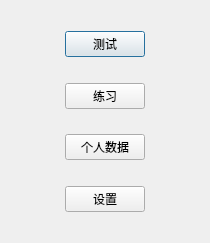
<?xml version="1.0" encoding="UTF-8"?>
<ui version="4.0">
 <class>Setup</class>
 <widget class="QDialog" name="Setup">
  <property name="geometry">
   <rect>
    <x>0</x>
    <y>0</y>
    <width>210</width>
    <height>243</height>
   </rect>
  </property>
  <property name="windowTitle">
   <string>公考</string>
  </property>
  <layout class="QVBoxLayout" name="verticalLayout_2">
   <item>
    <layout class="QHBoxLayout" name="horizontalLayout">
     <item>
      <spacer name="horizontalSpacer">
       <property name="orientation">
        <enum>Qt::Horizontal</enum>
       </property>
       <property name="sizeHint" stdset="0">
        <size>
         <width>40</width>
         <height>20</height>
        </size>
       </property>
      </spacer>
     </item>
     <item>
      <layout class="QVBoxLayout" name="verticalLayout">
       <item>
        <spacer name="verticalSpacer_4">
         <property name="orientation">
          <enum>Qt::Vertical</enum>
         </property>
         <property name="sizeHint" stdset="0">
          <size>
           <width>20</width>
           <height>18</height>
          </size>
         </property>
        </spacer>
       </item>
       <item>
        <widget class="QPushButton" name="pushButtonQuery">
         <property name="text">
          <string>测试</string>
         </property>
        </widget>
       </item>
       <item>
        <spacer name="verticalSpacer">
         <property name="orientation">
          <enum>Qt::Vertical</enum>
         </property>
         <property name="sizeHint" stdset="0">
          <size>
           <width>20</width>
           <height>18</height>
          </size>
         </property>
        </spacer>
       </item>
       <item>
        <widget class="QPushButton" name="pushButtonPractice">
         <property name="text">
          <string>练习</string>
         </property>
        </widget>
       </item>
       <item>
        <spacer name="verticalSpacer_2">
         <property name="orientation">
          <enum>Qt::Vertical</enum>
         </property>
         <property name="sizeHint" stdset="0">
          <size>
           <width>20</width>
           <height>18</height>
          </size>
         </property>
        </spacer>
       </item>
       <item>
        <widget class="QPushButton" name="pushButtonProfile">
         <property name="text">
          <string>个人数据</string>
         </property>
        </widget>
       </item>
       <item>
        <spacer name="verticalSpacer_3">
         <property name="orientation">
          <enum>Qt::Vertical</enum>
         </property>
         <property name="sizeHint" stdset="0">
          <size>
           <width>20</width>
           <height>18</height>
          </size>
         </property>
        </spacer>
       </item>
       <item>
        <widget class="QPushButton" name="pushButtonSetup">
         <property name="text">
          <string>设置</string>
         </property>
        </widget>
       </item>
       <item>
        <spacer name="verticalSpacer_5">
         <property name="orientation">
          <enum>Qt::Vertical</enum>
         </property>
         <property name="sizeHint" stdset="0">
          <size>
           <width>20</width>
           <height>18</height>
          </size>
         </property>
        </spacer>
       </item>
      </layout>
     </item>
     <item>
      <spacer name="horizontalSpacer_2">
       <property name="orientation">
        <enum>Qt::Horizontal</enum>
       </property>
       <property name="sizeHint" stdset="0">
        <size>
         <width>40</width>
         <height>20</height>
        </size>
       </property>
      </spacer>
     </item>
    </layout>
   </item>
  </layout>
 </widget>
 <resources/>
 <connections/>
</ui>
